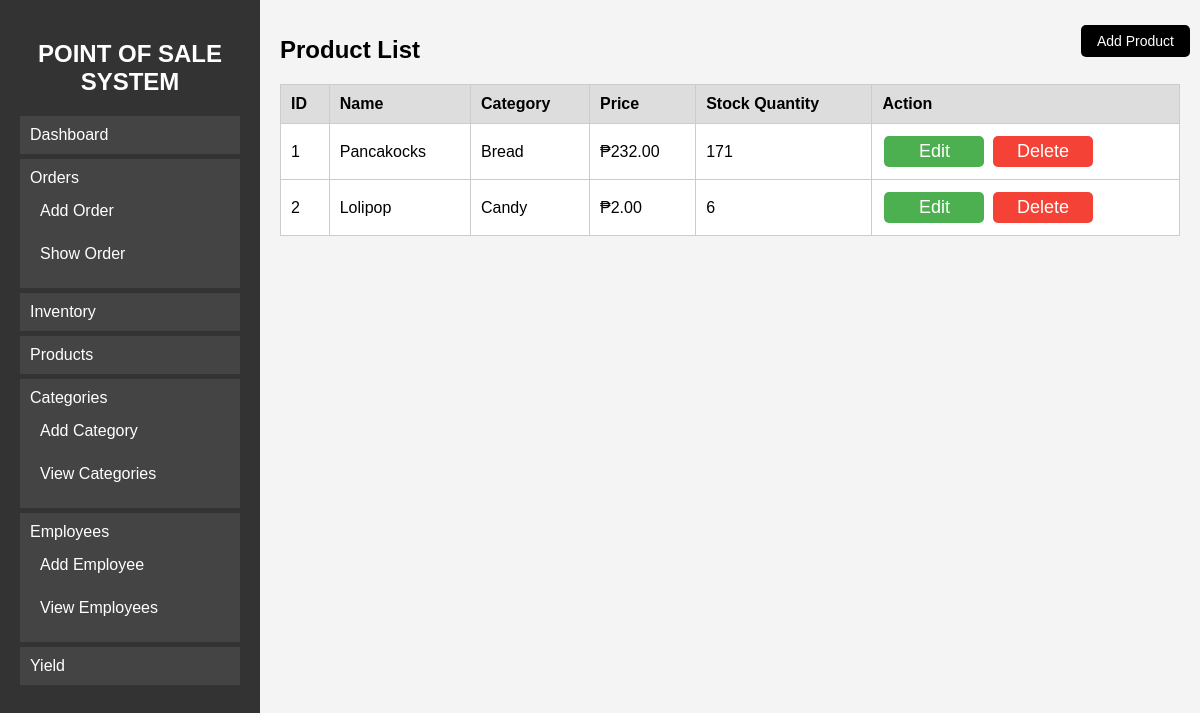
The page /products.php on the database as committed earlier.
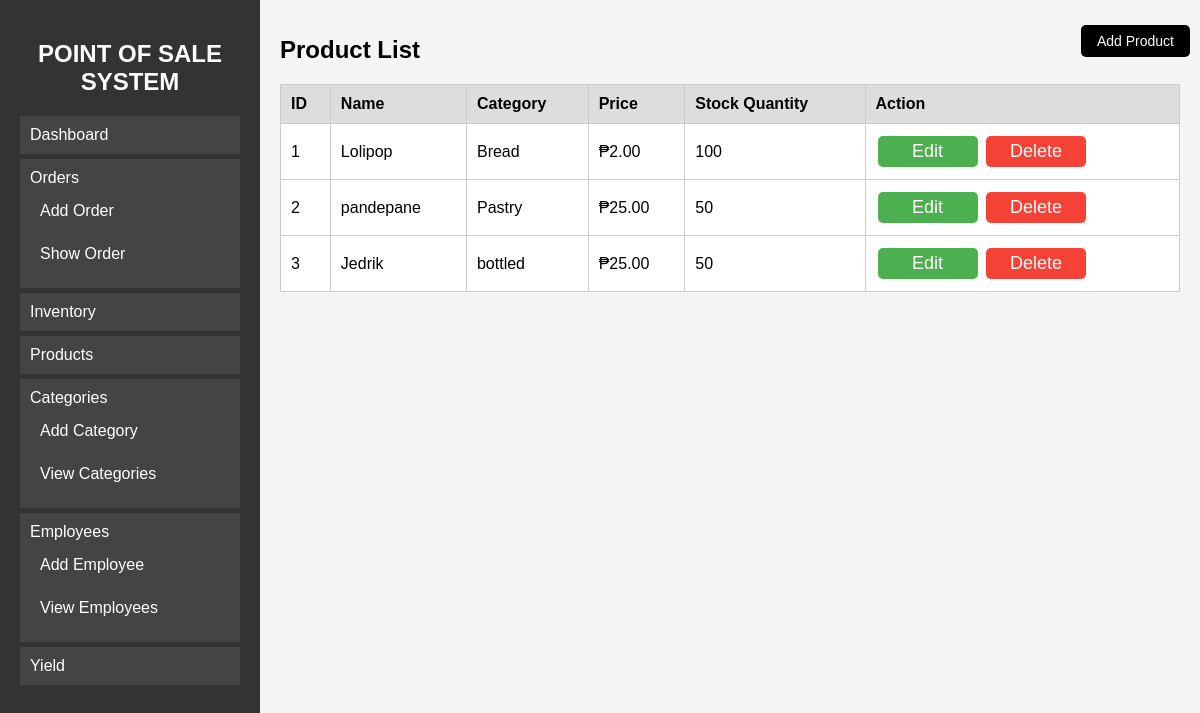
The same page on the database as committed later.
### tables this page shows
CREATE TABLE `product` (
  `ProductID` int(11) NOT NULL,
  `Product_Name` varchar(100) NOT NULL,
  `categoryID` varchar(255) DEFAULT NULL,
  `Price` decimal(10,2) NOT NULL,
  `Stock_quantity` int(11) NOT NULL
);

CREATE TABLE `categories` (
  `CategoryID` int(11) NOT NULL,
  `CategoryName` varchar(100) NOT NULL
);

### products.php (the view, shortened to what this page needs)
<?php
include 'db.php';
$query = "SELECT p.ProductID, p.Product_Name, c.CategoryName, p.Price, p.Stock_quantity
          FROM Product p
          JOIN categories c ON p.CategoryID = c.CategoryID
          ORDER BY p.ProductID ASC";
$result = mysqli_query($conn, $query);
?>
<!DOCTYPE html>
<html lang="en">
<head>
    <link rel="stylesheet" href="main.css">
</head>
<body>
<button onclick="openModal()" class="add-btn" style="position: absolute; top: 10px; right: 10px;">Add Product</button>
<div class="sidebar">
    <h2>POINT OF SALE SYSTEM</h2>
    <ul>
        <li><a href="main.php">Dashboard</a></li>
        <li><a href="#">Orders</a>
            <ul>
                <li><a href="addorder.php">Add Order</a></li>
                <li><a href="showorder.php">Show Order</a></li>
            </ul>
        </li>
        <li><a href="inventory.php">Inventory</a></li>
        <li><a href="products.php">Products</a></li>
        <li><a href="#">Categories</a>
            <ul>
                <li><a href="addcategory.php">Add Category</a></li>
                <li><a href="viewcategory.php">View Categories</a></li>
            </ul>
        </li>
        <li><a href="#">Employees</a>
            <ul>
                <li><a href="addemployee.php">Add Employee</a></li>
                <li><a href="viewemployee.php">View Employees</a></li>
            </ul>
        </li>
        <li><a href="yield.php">Yield</a></li>
    </ul>
</div>
<div class="main-content">
    <h1>Product List</h1>
    <table>
        <thead>
            <tr>
                <th>ID</th>
                <th>Name</th>
                <th>Category</th>
                <th>Price</th>
                <th>Stock Quantity</th>
                <th>Action</th>
            </tr>
        </thead>
        <tbody id="productTable">
            <?php $counter = 1; while ($row = mysqli_fetch_assoc($result)) { ?>
            <tr>
                <td><?php echo $counter++; ?></td>
                <td><?php echo htmlspecialchars($row['Product_Name']); ?></td>
                <td><?php echo htmlspecialchars($row['CategoryName']); ?></td>
                <td>₱<?php echo number_format($row['Price'], 2); ?></td>
                <td><?php echo htmlspecialchars($row['Stock_quantity']); ?></td>
                <td>
                    <a href="editproduct.php?id=<?php echo $row['ProductID']; ?>" class="edit-btn">Edit</a>
                    <a href="deleteproduct.php?id=<?php echo $row['ProductID']; ?>" class="delete-btn" onclick="return confirm('Are you sure?');">Delete</a>
                </td>
            </tr>
            <?php } ?>
        </tbody>
    </table>
</div>
</body>
</html>

### main.css (style rules this page uses)
body { font-family: Arial, sans-serif; margin: 0; padding: 0; display: flex; background-color: #f4f4f4; }
.sidebar { width: 220px; background-color: #333; color: white; padding: 20px; height: 115vh; }
.sidebar h2 { text-align: center; margin-bottom: 20px; }
.sidebar ul { list-style-type: none; padding: 0; }
.sidebar ul li { padding: 10px; margin: 5px 0px; background: #444; }
.sidebar ul li a { color: white; text-decoration: none; display: block; }
.main-content { flex-grow: 1; padding: 20px; }
h2 { margin-top: 20px; }
table { width: 100%; border-collapse: collapse; background: white; }
table, th, td { border: 1px solid #ccc; padding: 10px; text-align: left; }
th { background: #ddd; }
.main-content { padding: 20px; }
h1 { font-size: 24px; font-weight: bold; margin-bottom: 20px; }
button { background: black; color: white; font-size: 16px; padding: 10px; border: none; border-radius: 5px; cursor: pointer; margin-top: 15px; display: block; width: 100%; }
table { width: 100%; border-collapse: collapse; background: white; margin-top: 20px; }
th, td { border: 1px solid #ccc; padding: 10px; text-align: center; }
.edit-btn, .delete-btn { color: black; font-size: 18px; margin: 0 5px; text-decoration: none; }
.main-content table { width: 100%; border-collapse: collapse; background: white; margin-top: 20px; }
.main-content table, th, td { border: 1px solid #ccc; padding: 10px; text-align: left; }
.main-content th { background: #ddd; }
.edit-btn, .delete-btn { text-decoration: none; padding: 5px 10px; border-radius: 5px; margin: 2px; display: inline-block; width: auto; min-width: 80px; text-align: center; }
.edit-btn { display: inline-block; width: auto; padding: 5px 10px; background-color: #4CAF50; color: white; text-decoration: none; border-radius: 5px; text-align: center; white-space: nowrap; }
.delete-btn { background-color: #f44336; color: white; }
.add-btn { padding: 8px 16px !important; font-size: 14px !important; width: auto !important; height: auto !important; }

Rows that differ between the two databases and show on the page:
removed product: Product_Name "Pancakocks", categoryID.CategoryName "Bread", Price "232.00", Stock_quantity "171"
changed product "Lolipop": categoryID.CategoryName "Candy" → "Bread"; Stock_quantity "6" → "100"
added product: Product_Name "pandepane", categoryID.CategoryName "Pastry", Price "25.00", Stock_quantity "50"
added product: Product_Name "Jedrik", categoryID.CategoryName "bottled", Price "25.00", Stock_quantity "50"
